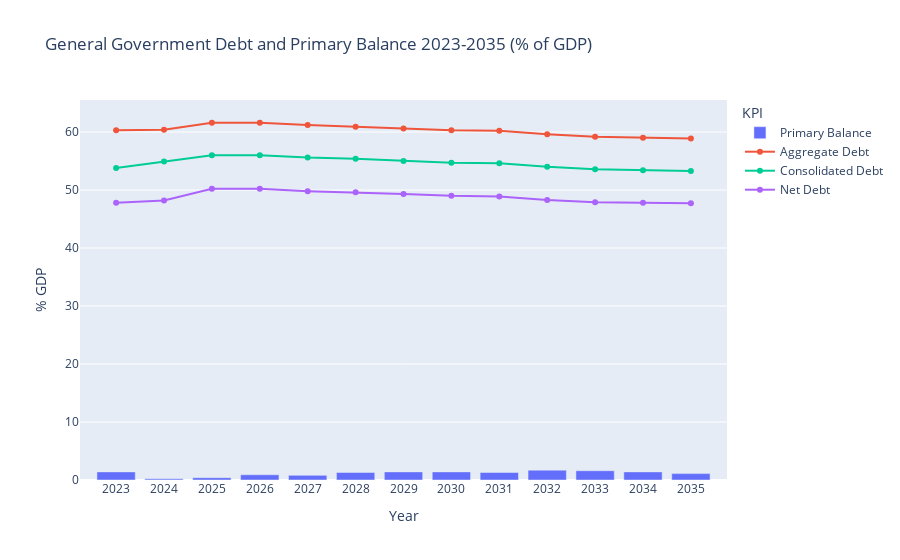

The code cell stored with this chart in its notebook:
### Code cell
import plotly.express as px
import plotly.graph_objects as go
from plotly.offline import plot, iplot, init_notebook_mode
init_notebook_mode(connected=True)

df = data_g313_graph.copy()

fig = px.bar(df[df.KPI == "Primary Balance"], x="Year", y="% GDP", color="KPI", title="General Government Debt and Primary Balance 2023-2035 (% of GDP)")
fig.add_trace(go.Scatter(x=df[df.KPI == "Aggregate Debt"]['Year'], y=df[df.KPI == "Aggregate Debt"]['% GDP'], name="Aggregate Debt"))
fig.add_trace(go.Scatter(x=df[df.KPI == "Consolidated Debt"]['Year'], y=df[df.KPI == "Consolidated Debt"]['% GDP'], name="Consolidated Debt"))
fig.add_trace(go.Scatter(x=df[df.KPI == "Net Debt"]['Year'], y=df[df.KPI == "Net Debt"]['% GDP'], name="Net Debt"))
fig.show()

fig.write_html('./G313.html')

### Figure 1 — Plotly figure (JSON) as saved in the notebook; plotly's stock layout.template omitted (floating-point values rounded to 4 significant figures)
{"data": [{"alignmentgroup": "True", "hovertemplate": "KPI=Primary Balance<br>Year=%{x}<br>% GDP=%{y}<extra></extra>", "legendgroup": "Primary Balance", "marker": {"color": "#636efa", "pattern": {"shape": ""}}, "name": "Primary Balance", "offsetgroup": "Primary Balance", "orientation": "v", "showlegend": true, "textposition": "auto", "type": "bar", "x": ["2023", "2024", "2025", "2026", "2027", "2028", "2029", "2030", "2031", "2032", "2033", "2034", "2035"], "xaxis": "x", "y": [1.4, 0.2, 0.4, 0.9, 0.8, 1.3, 1.4, 1.4, 1.3, 1.7, 1.6, 1.4, 1.1], "yaxis": "y"}, {"name": "Aggregate Debt", "type": "scatter", "x": ["2023", "2024", "2025", "2026", "2027", "2028", "2029", "2030", "2031", "2032", "2033", "2034", "2035"], "y": [60.3, 60.4, 61.6, 61.6, 61.2, 60.9, 60.6, 60.3, 60.2, 59.6, 59.2, 59, 58.9]}, {"name": "Consolidated Debt", "type": "scatter", "x": ["2023", "2024", "2025", "2026", "2027", "2028", "2029", "2030", "2031", "2032", "2033", "2034", "2035"], "y": [53.8, 54.9, 56, 56, 55.6, 55.4, 55, 54.7, 54.6, 54, 53.6, 53.4, 53.3]}, {"name": "Net Debt", "type": "scatter", "x": ["2023", "2024", "2025", "2026", "2027", "2028", "2029", "2030", "2031", "2032", "2033", "2034", "2035"], "y": [47.8, 48.2, 50.2, 50.2, 49.8, 49.6, 49.3, 49, 48.9, 48.3, 47.9, 47.8, 47.7]}], "layout": {"autosize": true, "barmode": "relative", "legend": {"title": {"text": "KPI"}, "tracegroupgap": 0}, "title": {"text": "General Government Debt and Primary Balance 2023-2035 (% of GDP)"}, "xaxis": {"anchor": "y", "autorange": true, "domain": [0, 1], "range": [-0.7329, 12.73], "title": {"text": "Year"}, "type": "category"}, "yaxis": {"anchor": "x", "autorange": true, "domain": [0, 1], "range": [0, 66.3], "title": {"text": "% GDP"}, "type": "linear"}}}
